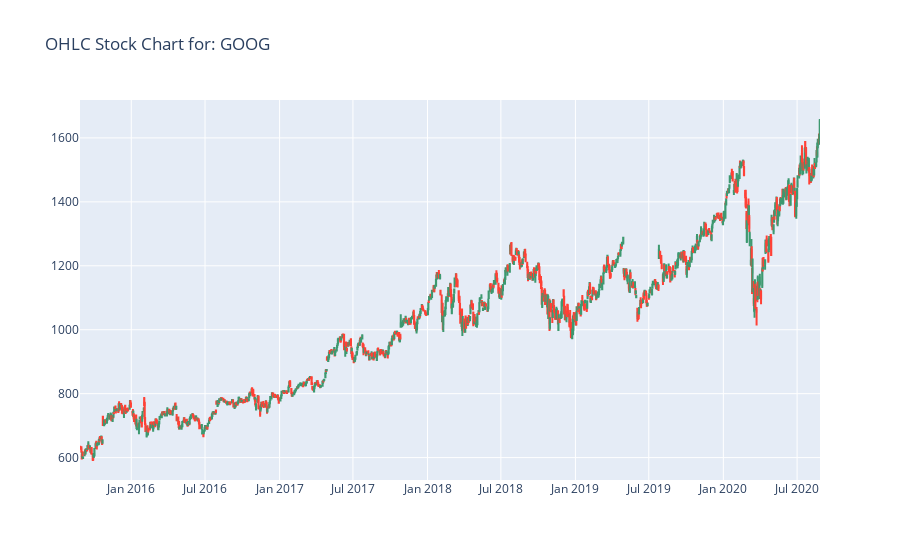

The cell this chart's notebook holds for it:
### Code cell
plot_ohlc('GOOG')

### Figure 1 — Plotly figure (JSON) as saved in the notebook; plotly's stock layout.template omitted (floating-point values rounded to 4 significant figures; data arrays with more than 128 entries replaced by an {"elided": "..."} marker saying what was removed)
{"data": [{"close": {"elided": "1258 float values"}, "high": {"elided": "1258 float values"}, "low": {"elided": "1258 float values"}, "name": "GOOG", "open": {"elided": "1258 float values"}, "type": "candlestick", "x": {"elided": "1258 str values"}}], "layout": {"title": {"text": "OHLC Stock Chart for: GOOG"}, "xaxis": {"rangeslider": {"visible": false}}}}
